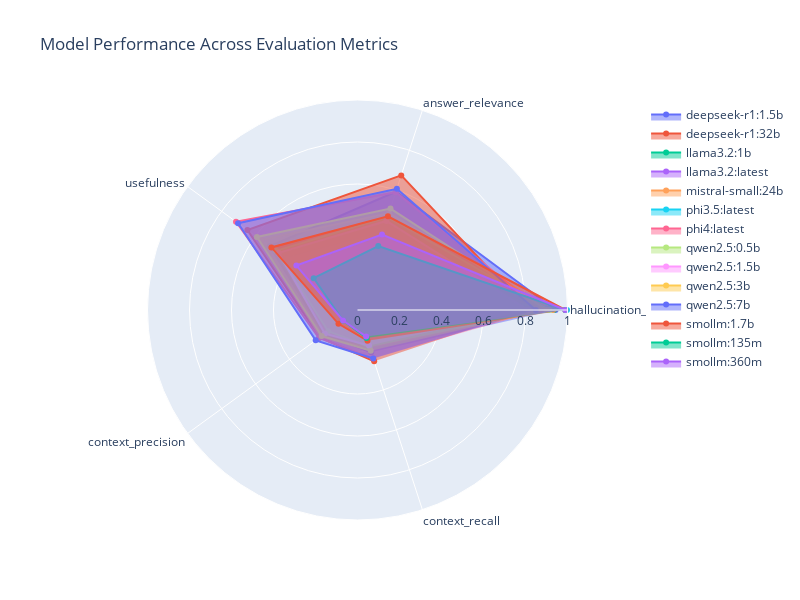

The notebook cell this image was saved under:
### Code cell
# Calculate mean scores for each model
metrics_to_plot = ['hallucination_score', 'answer_relevance', 'usefulness', 
                  'context_precision', 'context_recall']

# Group by model and calculate means
model_metrics = final_df_opik.groupby('model')[metrics_to_plot].mean().round(3)

# Create radar chart using Plotly
import plotly.graph_objects as go

# Create figure
fig = go.Figure()

# Add traces for each model
for model in model_metrics.index:
    fig.add_trace(go.Scatterpolar(
        r=model_metrics.loc[model],
        theta=metrics_to_plot,
        name=model,
        fill='toself'
    ))

# Update layout
fig.update_layout(
    polar=dict(
        radialaxis=dict(
            visible=True,
            range=[0, 1]  # Scores are between 0 and 1
        )),
    showlegend=True,
    title="Model Performance Across Evaluation Metrics",
    width=800,
    height=600
)

# Show the plot
fig.show()

# Save the plot
# fig.write_html("./results/model_performance_radar.html")

### Figure 1 — Plotly figure (JSON) as saved in the notebook; plotly's stock layout.template omitted (floating-point values rounded to 4 significant figures)
{"data": [{"fill": "toself", "name": "deepseek-r1:1.5b", "r": [0.943, 0.592, 0.516, 0.197, 0.212], "theta": ["hallucination_score", "answer_relevance", "usefulness", "context_precision", "context_recall"], "type": "scatterpolar"}, {"fill": "toself", "name": "deepseek-r1:32b", "r": [0.81, 0.674, 0.648, 0.222, 0.257], "theta": ["hallucination_score", "answer_relevance", "usefulness", "context_precision", "context_recall"], "type": "scatterpolar"}, {"fill": "toself", "name": "llama3.2:1b", "r": [0.935, 0.386, 0.42, 0.178, 0.166], "theta": ["hallucination_score", "answer_relevance", "usefulness", "context_precision", "context_recall"], "type": "scatterpolar"}, {"fill": "toself", "name": "llama3.2:latest", "r": [0.856, 0.387, 0.415, 0.197, 0.181], "theta": ["hallucination_score", "answer_relevance", "usefulness", "context_precision", "context_recall"], "type": "scatterpolar"}, {"fill": "toself", "name": "mistral-small:24b", "r": [0.931, 0.484, 0.567, 0.219, 0.19], "theta": ["hallucination_score", "answer_relevance", "usefulness", "context_precision", "context_recall"], "type": "scatterpolar"}, {"fill": "toself", "name": "phi3.5:latest", "r": [0.998, 0.129, 0.088, 0.025, 0.05], "theta": ["hallucination_score", "answer_relevance", "usefulness", "context_precision", "context_recall"], "type": "scatterpolar"}, {"fill": "toself", "name": "phi4:latest", "r": [0.873, 0.59, 0.715, 0.227, 0.242], "theta": ["hallucination_score", "answer_relevance", "usefulness", "context_precision", "context_recall"], "type": "scatterpolar"}, {"fill": "toself", "name": "qwen2.5:0.5b", "r": [0.914, 0.465, 0.479, 0.172, 0.185], "theta": ["hallucination_score", "answer_relevance", "usefulness", "context_precision", "context_recall"], "type": "scatterpolar"}, {"fill": "toself", "name": "qwen2.5:1.5b", "r": [0.812, 0.446, 0.464, 0.192, 0.178], "theta": ["hallucination_score", "answer_relevance", "usefulness", "context_precision", "context_recall"], "type": "scatterpolar"}, {"fill": "toself", "name": "qwen2.5:3b", "r": [0.9, 0.508, 0.592, 0.211, 0.204], "theta": ["hallucination_score", "answer_relevance", "usefulness", "context_precision", "context_recall"], "type": "scatterpolar"}, {"fill": "toself", "name": "qwen2.5:7b", "r": [0.849, 0.607, 0.703, 0.246, 0.243], "theta": ["hallucination_score", "answer_relevance", "usefulness", "context_precision", "context_recall"], "type": "scatterpolar"}, {"fill": "toself", "name": "smollm:1.7b", "r": [0.99, 0.469, 0.507, 0.112, 0.154], "theta": ["hallucination_score", "answer_relevance", "usefulness", "context_precision", "context_recall"], "type": "scatterpolar"}, {"fill": "toself", "name": "smollm:135m", "r": [0.99, 0.32, 0.258, 0.085, 0.14], "theta": ["hallucination_score", "answer_relevance", "usefulness", "context_precision", "context_recall"], "type": "scatterpolar"}, {"fill": "toself", "name": "smollm:360m", "r": [0.99, 0.378, 0.36, 0.085, 0.133], "theta": ["hallucination_score", "answer_relevance", "usefulness", "context_precision", "context_recall"], "type": "scatterpolar"}], "layout": {"height": 600, "polar": {"radialaxis": {"range": [0, 1], "visible": true}}, "showlegend": true, "title": {"text": "Model Performance Across Evaluation Metrics"}, "width": 800}}
